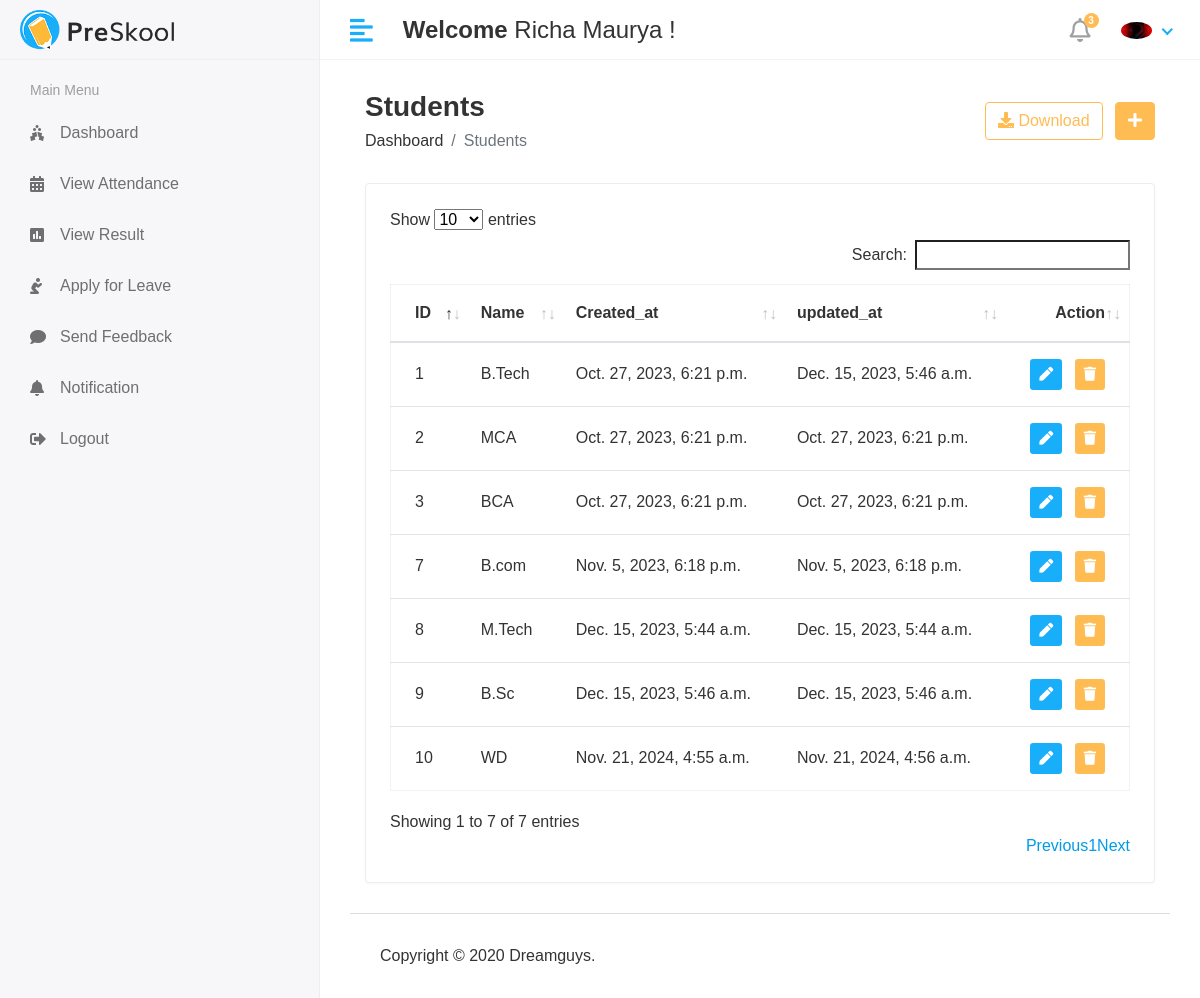
The app's page /Hod/Course/View (signed in) with its own data.
### app/models.py (models this page shows, shortened)
class CustomUser(AbstractUser):
    USER = (
        (1, 'HOD'),
        (2, 'STAFF'),
        (3, 'STUDENT'),
    )
    user_type = models.CharField(choices=USER, max_length=50, default=1)
    profile_pic = models.ImageField(upload_to='media/profile_pic')

class Course(models.Model):
    name = models.CharField(max_length=100)
    created_at = models.DateTimeField(auto_now_add=True)
    updated_at = models.DateTimeField(auto_now=True)

### student_management_system/Hod_views.py (the view)
# urls.py: path('Hod/Course/View',Hod_views.VIEW_COURSE,name='view_course'),
@login_required(login_url='/')
def VIEW_COURSE(request):
    course = Course.objects.all()
    context = {
        'course' : course,
    }
    return render(request,'Hod/view_course.html',context)

### templates/Hod/view_course.html (shortened to what this page needs)
{% extends 'base.html' %}
{% block content %}
{% load static %}
<div class="content container-fluid">
   <div class="page-header">
      <div class="row align-items-center">
         <div class="col">
            <h3 class="page-title">Students</h3>
            <ul class="breadcrumb">
               <li class="breadcrumb-item"><a href="index.html">Dashboard</a></li>
               <li class="breadcrumb-item active">Students</li>
            </ul>
         </div>
         <div class="col-auto text-right float-right ml-auto">
            <a href="#" class="btn btn-outline-primary mr-2"><i class="fas fa-download"></i> Download</a>
            <a href="add-student.html" class="btn btn-primary"><i class="fas fa-plus"></i></a>
         </div>
      </div>
   </div>
   <div class="row">
      <div class="col-sm-12">
         <div class="card card-table">
            <div class="card-body">
               <div class="table-responsive">
                  <table id="table_id" class="table table-hover table-center mb-0">
                     <thead>
                        <tr>
                           <th>ID</th>
                           <th>Name</th>
                           <th>Created_at</th>
                           <th>updated_at</th>
                           <th class="text-right">Action</th>
                        </tr>
                     </thead>
                     <tbody>
                        {% for i in course %}
                        <tr>
                           <td>{{i.id}}</td>
                           <td>{{i.name}}</td>
                           <td>{{i.created_at}}</td>
                           <td>{{i.updated_at}}</td>
                           <td class="text-right">
                              <div class="actions">
                                 <a href="{% url 'edit_course' i.id %}" class="btn btn-sm bg-success-light mr-2">
                                 <i class="fas fa-pen"></i>
                                 </a>
                                 <a href="{% url 'delete_course' i.id %}" class="btn btn-sm bg-danger-light">
                                 <i class="fas fa-trash"></i>
                                 </a>
                              </div>
                           </td>
                        </tr>
                        {% endfor %}
                     </tbody>
                  </table>
               </div>
            </div>
         </div>
      </div>
   </div>
</div>
{% endblock %}

### templates/includes/header.html (shortened to what this page needs)
{% load static %}
<div class="header">
            <div class="header-left">
               <a href="index.html" class="logo">
               <img src="{% static 'assets/img/logo.png' %}" alt="Logo">
               </a>
            </div>
            <a href="javascript:void(0);" id="toggle_btn">
            <i class="fas fa-align-left"></i>
            </a>
            <div class="top-nav-search mt-3">
               <h4><strong>Welcome</strong>&nbsp;<span>{{ user.first_name }} {{ user.last_name }}</span>&nbsp;!</h4>
            </div>
            <ul class="nav user-menu">
               <li class="nav-item dropdown noti-dropdown">
                  <a href="#" class="dropdown-toggle nav-link" data-toggle="dropdown">
                  <i class="far fa-bell"></i> <span class="badge badge-pill">3</span>
                  </a>
               </li>
               <li class="nav-item dropdown has-arrow">
                  <a href="#" class="dropdown-toggle nav-link" data-toggle="dropdown">
                     {% if user.profile_pic == "" %}
                  <span class="user-img"><img class="rounded-circle" src="{% static 'assets/img/noimage.jpg ' %}" width="31" alt="Ryan Taylor"></span>
                     {% else %}
                  <span class="user-img"><img class="rounded-circle" src="/{{user.profile_pic}}" width="31" alt="Ryan Taylor"></span>
                   {% endif %}
                  </a>
               </li>
            </ul>
         </div>

### static/assets/css/style.css (style rules this page uses)
html { height: 100%; }
body { background-color: #fff; color: #333; font-family: 'Poppins', sans-serif; font-size: 1rem; height: 100%; line-height: 1.5; overflow-x: hidden; }
h1, h2, h3, h4, h5, h6 { font-family: 'Poppins', sans-serif; margin-top: 0; }
a { color: #009ce7; }
input, button, a { transition: all 0.4s ease; -moz-transition: all 0.4s ease; -o-transition: all 0.4s ease; -ms-transition: all 0.4s ease; -webkit-transition: all 0.4s ease; }
ul, ol { padding: 0px; list-style: none; }
.table { color: #333; max-width: 100%; margin-bottom: 0; width: 100%; }
.table.dataTable { border-collapse: collapse !important; border: 1px solid rgba(0, 0, 0, 0.05); }
.table thead tr th { font-weight: 600; }
.table tbody tr { border-bottom: 1px solid rgba(0, 0, 0, 0.05); }
.table.table-center td, .table.table-center th { vertical-align: middle; }
.card-table .card-body .table > thead > tr > th { border-top: 0; }
.card-table .card-body .table tr td:first-child, .card-table .card-body .table tr th:first-child { padding-left: 1.5rem; }
.card-table .card-body .table tr td:last-child, .card-table .card-body .table tr th:last-child { padding-right: 1.5rem; }
.card-table .table td, .card-table .table th { border-top: 1px solid #e2e5e8; padding: 1rem 0.75rem; white-space: nowrap; }
.btn-primary { background-color: #FFBC53; border: 1px solid #FFBC53; }
.btn-outline-primary { color: #FFBC53; border-color: #FFBC53; }
.card { border: 1px solid #ececf5; box-shadow: 0 1px 3px 0 rgba(0, 0, 0, 0.03); margin-bottom: 1.875rem; }
.card-body { padding: 1.5rem; }
.bg-danger-light { background-color:#FFBC53 !important; color:#fff !important; }
.bg-success-light { background-color: #18aefa; color: #fff; }
.header { background-color: #fff; border-bottom: 1px solid #f3f3f4; left: 0; position: fixed; right: 0; top: 0; z-index: 1001; height: 60px; }
.header .header-left { float: left; height: 60px; padding: 0 20px; position: relative; width: 320px; z-index: 1; transition: all 0.2s ease-in-out; background-color: #f7f7fa; border-bottom: 1px solid #efefef; border-right: 1px solid #ececf5; display: flex; align-items: center; }
.header .header-left .logo { display: inline-block; line-height: 60px; }
.header .header-left .logo img { max-height: 40px; width: auto; }
.header .dropdown-toggle:after { display: none; }
.header .has-arrow .dropdown-toggle:after { border-top: 0; border-left: 0; border-bottom: 2px solid #18aefa; border-right: 2px solid #18aefa; content: ''; height: 8px; display: inline-block; pointer-events: none; -webkit-transform-origin: 66% 66%; -ms-transform-origin: 66% 66%; transform-origin: 66% 66%; -webkit-transform: rotate(45deg); -ms-transform: rotate(45deg); transform: rotate(45deg); -webkit-transition: all 0.15s ease-in-out; transition: all 0.15s ease-in-out; width: 8px; vertical-align: 0px; }
.user-menu { float: right; margin: 0; position: relative; z-index: 99; padding-right: 15px; }
.user-menu.nav > li > a { color: #a0a0a0; font-size: 14px; line-height: 58px; padding: 0 15px; height: 60px; }
.user-img { margin-right: 3px; position: relative; }
.top-nav-search { float: left; margin-left: 15px; }
.page-header { margin-bottom: 1.875rem; }
.page-header .breadcrumb { background-color: transparent; color: #6c757d; font-size: 1rem; font-weight: 500; margin-bottom: 0; padding: 0; }
.page-header .breadcrumb a { color: #333; }
.page-title { font-size: 28px; font-weight: 600; color: #333; margin-bottom: 5px; }
.user-menu.nav > li > a .badge { background-color: #FFBC53; display: block; font-size: 10px; font-weight: bold; height: 15px; width: 15px; position: absolute; right: 7px; top: 13px; color: #fff; padding: 3px; }
.user-menu.nav > li > a > i { font-size: 1.5rem; line-height: 60px; }
@media (min-width: 992px) { #toggle_btn { align-items: center; color: #18aefa; display: inline-flex; float: left; font-size: 26px; height: 60px; justify-content: center; margin-left: 15px; padding: 0 15px; } }

### records on screen
CustomUser: first_name "Richa", last_name "Maurya", profile_pic (picture)
Course: id "1", name "B.Tech", created_at "Oct. 27, 2023, 6:21 p.m.", updated_at "Dec. 15, 2023, 5:46 a.m."
Course: id "2", name "MCA", created_at "Oct. 27, 2023, 6:21 p.m.", updated_at "Oct. 27, 2023, 6:21 p.m."
Course: id "3", name "BCA", created_at "Oct. 27, 2023, 6:21 p.m.", updated_at "Oct. 27, 2023, 6:21 p.m."
Course: id "7", name "B.com", created_at "Nov. 5, 2023, 6:18 p.m.", updated_at "Nov. 5, 2023, 6:18 p.m."
Course: id "8", name "M.Tech", created_at "Dec. 15, 2023, 5:44 a.m.", updated_at "Dec. 15, 2023, 5:44 a.m."
Course: id "9", name "B.Sc", created_at "Dec. 15, 2023, 5:46 a.m.", updated_at "Dec. 15, 2023, 5:46 a.m."
Course: id "10", name "WD", created_at "Nov. 21, 2024, 4:55 a.m.", updated_at "Nov. 21, 2024, 4:56 a.m."
